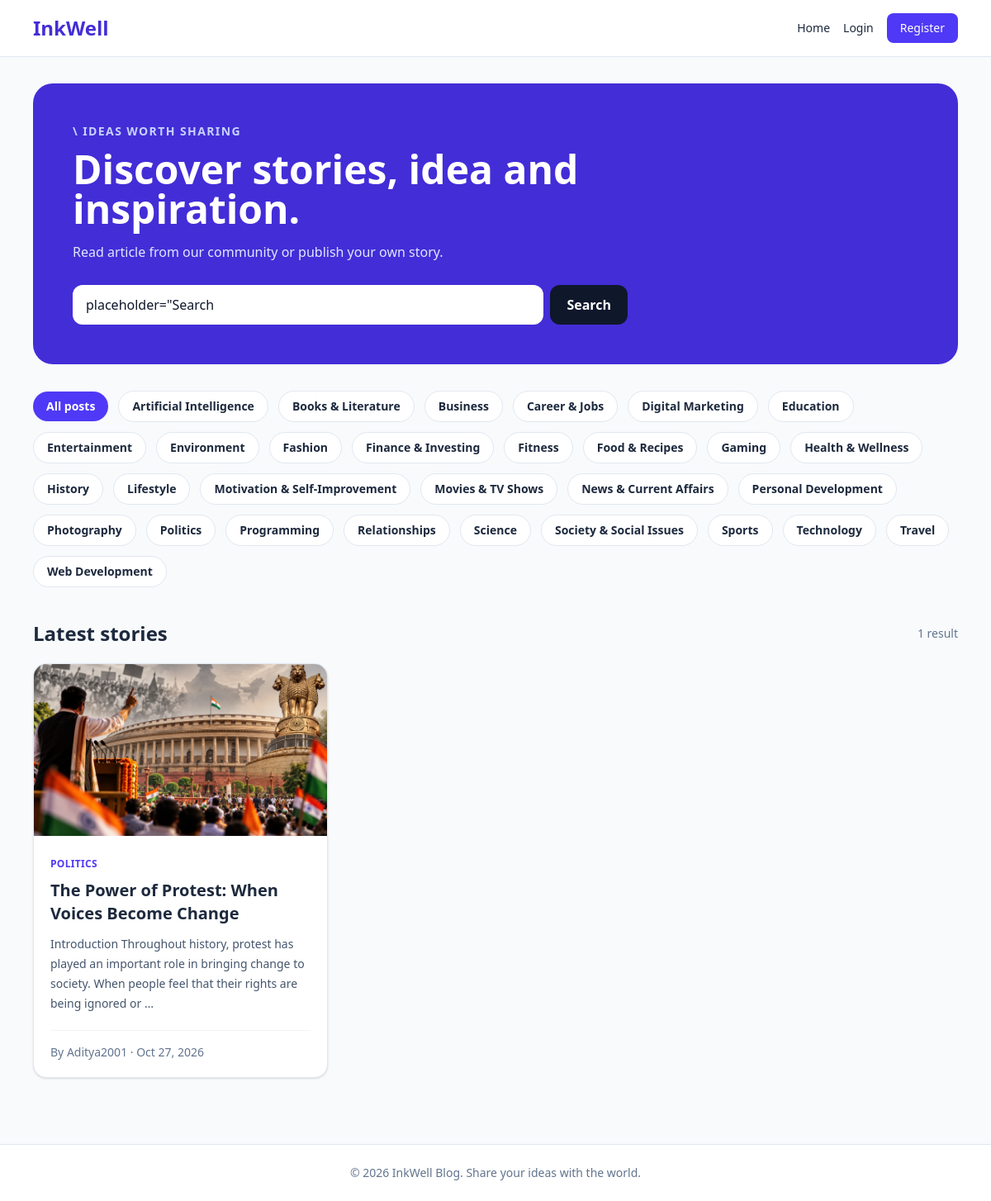
The page / on the database its author committed.
### blog/models.py (models this page shows, shortened)
class Category(models.Model):
    name = models.CharField(max_length=100, unique=True)
    slug = models.SlugField(max_length=120, unique=True)
    class Meta:
        ordering = ["name"]
        verbose_name_plural = "Categories"

class Post(models.Model):
    title = models.CharField(max_length=200)
    slug = models.SlugField(max_length=220, unique=True)
    content = CKEditor5Field("Content", config_name="extends")
    author = models.ForeignKey(
        User,
        on_delete=models.CASCADE,
        related_name="blog_posts",
    )
    category = models.ForeignKey(
        Category,
        on_delete=models.SET_NULL,
        null=True,
        blank=True,
        related_name="posts",
    )
    image = models.ImageField(
        upload_to="blog_images/",
        blank=True,
        null=True,
    )
    created_at = models.DateTimeField(auto_now_add=True)
    updated_at = models.DateTimeField(auto_now=True)
    class Meta:
        ordering = ["-created_at"]
    def get_absolute_url(self):
        return reverse("post_detail", kwargs={"slug": self.slug})

### blog/views.py (the view, shortened to what this page needs)
# urls.py: path("", views.home, name="home"),
def home(request):
    posts = Post.objects.select_related(
        "author", "category"
    ).all()
    query = request.GET.get("q", "").strip()
    category_slug = request.GET.get("category", "").strip()
    if category_slug:
        posts = posts.filter(category__slug = category_slug)
    categories = Category.objects.all()
    context = {
        "posts": posts,
        "categories": categories,
        "query": query,
        "selected_category": category_slug
    }
    return render(request, "blog/home.html", context)

### blog/templates/blog/home.html (shortened to what this page needs)
{% extends "blog/base.html" %}
{% block content %}
<section class="rounded-3xl bg-indigo-700 px-6 py-12 text-white md:px-12">
    <p class="mb-3 text-sm font-semibold uppercase tracking-widest text-indigo-200">\
        Ideas worth sharing
    </p>
    <h1 class="max-w-2xl text-4xl font-extrabold md:text-5xl">
        Discover stories, idea and inspiration.
    </h1>
    <p class="mt-4 mx-w-xl text-indigo-100">
        Read article from our community or publish your own story.
    </p>
    <form method="get" class="mt-7 flex max-w-2xl gap-2">
        <input
        type="search"
        name="q"
        value={{query}}
        placeholder="Search article, authors or categories..."
        class="min-w-0 flex-1 rounded-xl bg-white px-4 py-3 text-slate-900 outline-none"
        >
        <button class="rounded-xl bg-slate-900 px-5 py-3 font-semibold hover:bg-slate-800">
            Search
        </button>
    </form>
</section>
<section class="mt-8">
    <div class="flex flex-wrap items-center gap-3">
        <a href="{% url 'home' %}"
           class="rounded-full px-4 py-2 text-sm font-semibold
           {% if not selected_category %}bg-indigo-600 text-white{% else %}bg-white border border-slate-200{% endif %}">
            All posts
        </a>
        {% for category in categories %}
            <a href="{% url 'home' %}?category={{ category.slug }}{% if query %}&q={{ query|urlencode }}{% endif %}"
               class="rounded-full border border-slate-200 px-4 py-2 text-sm font-semibold
               {% if selected_category == category.slug %}bg-indigo-600 text-white{% else %}bg-white hover:border-indigo-300{% endif %}">
                {{ category.name }}
            </a>
        {% endfor %}
    </div>
</section>
<section class="mt-10">
    <div class="mb-5 flex items-center justify-between gap-4">
        <h2 class="text-2xl font-bold">Latest stories</h2>
        <span class="text-sm text-slate-500">
            {{ posts|length }} result{{ posts|length|pluralize }}
        </span>
    </div>
    <div class="grid gap-6 sm:grid-cols-2 lg:grid-cols-3">
        {% for post in posts %}
            <article class="overflow-hidden rounded-2xl border border-slate-200 bg-white shadow-sm transition hover:-translate-y-1 hover:shadow-md">
                <a href="{{ post.get_absolute_url }}">
                    {% if post.image %}
                        <img src="{{ post.image.url }}"
                             alt="{{ post.title }}"
                             class="h-52 w-full object-cover">
                    {% else %}
                        <div class="flex h-52 items-center justify-center bg-indigo-50 text-indigo-400">
                            <span class="text-5xl font-bold">i.</span>
                        </div>
                    {% endif %}
                </a>
                <div class="p-5">
                    {% if post.category %}
                        <span class="text-xs font-bold uppercase tracking-wide text-indigo-600">
                            {{ post.category.name }}
                        </span>
                    {% endif %}
                    <h3 class="mt-2 text-xl font-bold leading-snug">
                        <a href="{{ post.get_absolute_url }}" class="hover:text-indigo-600">
                            {{ post.title }}
                        </a>
                    </h3>
                    <p class="mt-3 text-sm leading-6 text-slate-600">
                        {{ post.content|striptags|truncatewords:24 }}
                    </p>
                    <div class="mt-5 border-t border-slate-100 pt-4 text-sm text-slate-500">
                        By {{ post.author.username }} · {{ post.created_at|date:"M d, Y" }}
                    </div>
                </div>
            </article>
        {% endfor %}
    </div>
</section>
{% endblock  %}

### blog/templates/blog/base.html (shortened to what this page needs)
<!DOCTYPE html>
<html lang="en">
<head>
    {% load static %}
    <link rel="stylesheet" href="{% static 'blog/css/styles.css' %}">
    <script src="https://cdn.jsdelivr.net/npm/@tailwindcss/browser@4"></script>
</head>
<body class="min-h-screen bg-slate-50 text-slate-800 flex flex-col">
    <nav class="bg-white border-b border-slate-200">
        <div class="max-w-6xl mx-auto px-4 py-4 flex flex-wrap items-center justify-between gap-4">
            <a href="{% url 'home' %}"
               class="text-2xl font-extrabold text-indigo-700">
                InkWell
            </a>
            <div class="flex flex-wrap items-center gap-4 text-sm font-medium">
                <a href="{% url 'home' %}"
                   class="hover:text-indigo-600">
                    Home
                </a>
                {% if user.is_authenticated %}
                    <a href="{% url 'post_create' %}"
                       class="rounded-lg bg-indigo-600 px-4 py-2 text-white hover:bg-indigo-700">
                        Write a Blog
                    </a>
                    <span class="text-slate-600">
                        Hi, {{ user.username }}
                    </span>
                    <form method="post" action="{% url 'logout' %}">
                        {% csrf_token %}
                        <button type="submit"
                                class="rounded-lg px-3 py-2 text-red-600 hover:bg-red-50 hover:text-red-700">
                            Logout
                        </button>
                    </form>
                {% else %}
                    <a href="{% url 'login' %}"
                       class="hover:text-indigo-600">
                        Login
                    </a>
                    <a href="{% url 'register' %}"
                       class="rounded-lg bg-indigo-600 px-4 py-2 text-white hover:bg-indigo-700">
                        Register
                    </a>
                {% endif %}
            </div>
        </div>
    </nav>
    <main class="max-w-6xl mx-auto w-full px-4 py-8 flex-grow">
        {% block content %}{% endblock %}
    </main>
    <footer class="mt-12 border-t border-slate-200 bg-white">
        <div class="max-w-6xl mx-auto px-4 py-6 text-center text-sm text-slate-500">
            &copy; {% now "Y" %} InkWell Blog. Share your ideas with the world.
        </div>
    </footer>
</body>
</html>

### rows shown on the page
Category: name "Artificial Intelligence"
Category: name "Books & Literature"
Category: name "Business"
Category: name "Career & Jobs"
Category: name "Digital Marketing"
Category: name "Education"
Category: name "Entertainment"
Category: name "Environment"
Category: name "Fashion"
Category: name "Finance & Investing"
Category: name "Fitness"
Category: name "Food & Recipes"
Category: name "Gaming"
Category: name "Health & Wellness"
Category: name "History"
Category: name "Lifestyle"
Category: name "Motivation & Self-Improvement"
Category: name "Movies & TV Shows"
Category: name "News & Current Affairs"
Category: name "Personal Development"
Category: name "Photography"
Category: name "Politics"
Category: name "Programming"
Category: name "Relationships"
Category: name "Science"
Category: name "Society & Social Issues"
Category: name "Sports"
Category: name "Technology"
Category: name "Travel"
Category: name "Web Development"
Post: image (picture), category.name "POLITICS", title "The Power of Protest: When Voices Become Change", content "Introduction Throughout history, protest has played an important role in bringing change to society. When people feel that their rights are being ignored or …", author.username "Aditya2001", created_at "Oct 27, 2026"

### other values the page prints
{{ posts|length }} "1"
